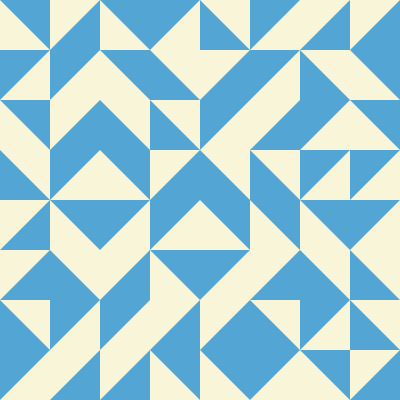
Frame 1 (no input)
Frame 60 (no input): identical to frame 1, image omitted
Frame 120 (the mouse pressed at the canvas centre since frame 60): identical to frame 1, image omitted

The p5.js sketch that drew this single still picture (run headless with seeded random() and noise() and a simulated clock; from frame 60 on, the mouse is pressed at the canvas centre):

// p5.js sketch
// ── sketch.js
let numTiles = 8;
let sizeTile;

let tiles = [];
let col = ['#53A5D4', '#F8F5D9'];

function setup() {
    createCanvas(400, 400);
    noStroke();
	sizeTile = width / numTiles;
	colorMode(HSB, 255)
	for (let i = 0; i < numTiles; i++) {
		for (let j = 0; j < numTiles; j++) {
			tiles.push(new Tile);
			tiles[j + i * numTiles].x = j * sizeTile + sizeTile / 2;
			tiles[j + i * numTiles].y = i * sizeTile + sizeTile / 2;
			tiles[j + i * numTiles].col = [2 * j, 0.8 * i];
		}
	}
}

function draw() {
	background(col[0]);
	for (let i = 0; i < numTiles * numTiles; i++) {
		tiles[i].display();
	}

}

function Tile() {
	this.x;
	this.y;
	this.r = sizeTile;
	this.orientation = random(1.0);
	this.col;
	
	this.display = function() {
		push();
        translate(this.x, this.y);
        fill(col[1]);
		if (this.orientation > 0.75) {
			triangle(-this.r / 2, -this.r / 2, this.r / 2, this.r / 2, this.r / 2, -this.r / 2);
		} else if (this.orientation > 0.5 && this.orientation <= 0.75) {
			triangle(this.r / 2, this.r / 2, -this.r / 2, -this.r / 2, -this.r / 2, this.r / 2);
		} else if (this.orientation > 0.25 && this.orientation <= 0.50) {
			triangle(this.r / 2, -this.r / 2, this.r / 2, this.r / 2, -this.r / 2, this.r / 2);
		} else {
			triangle(-this.r / 2, this.r / 2, -this.r / 2, -this.r / 2, this.r / 2, -this.r / 2);
		}
		pop();
	}
}
